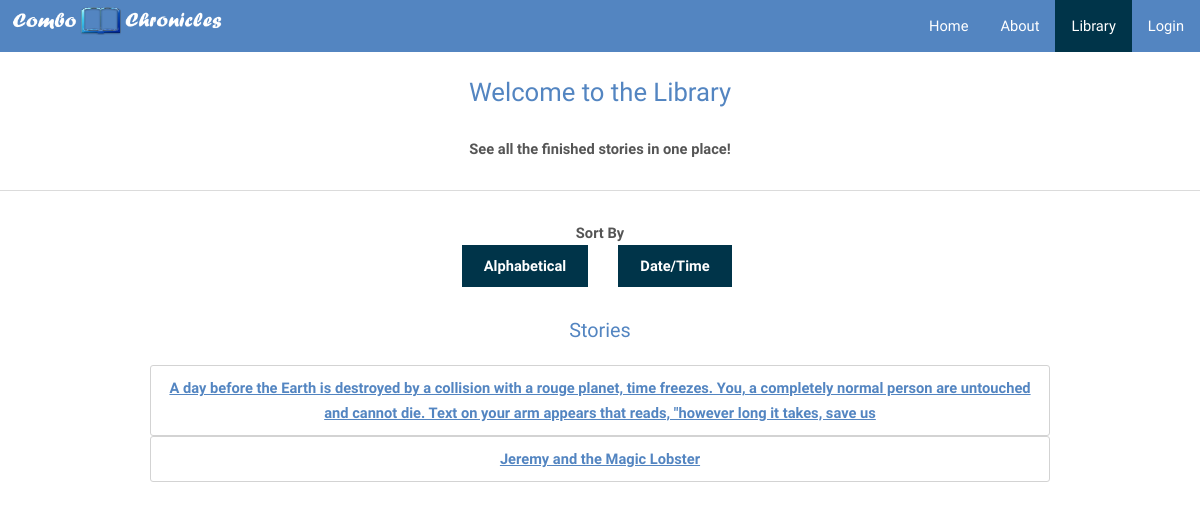
The page /library/ on the database as committed earlier.
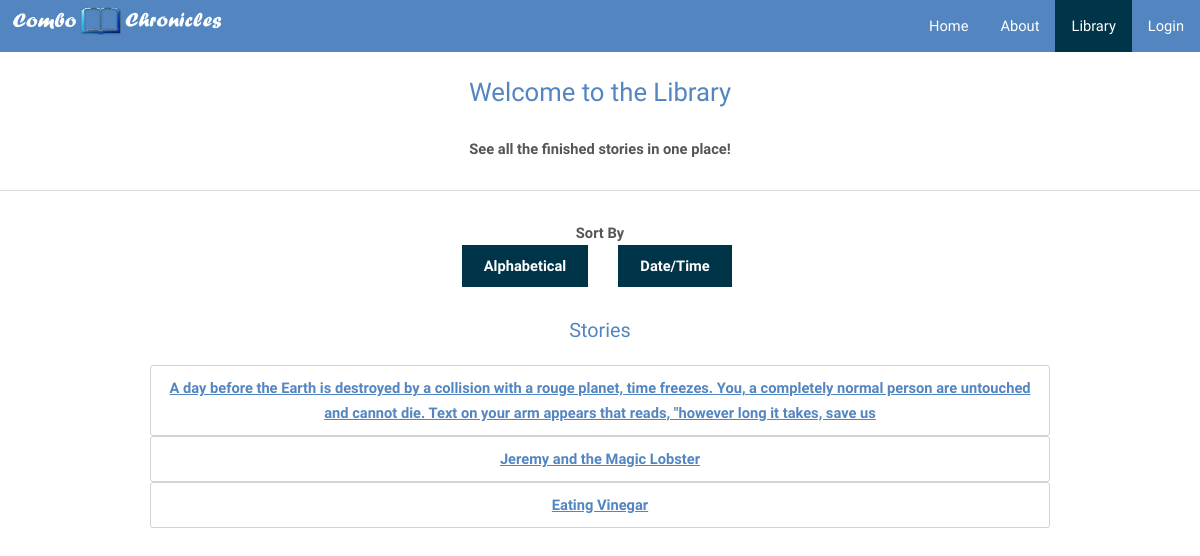
The same page on the database as committed later.
### tables this page shows
CREATE TABLE stories (storyid INTEGER PRIMARY KEY, title TEXT NOT NULL);

### app.py (the view)
@app.route("/library/", methods=['GET','POST'])
def library():
	return render_template('library.html', title = "Library", stories = functions.libraryStoriesDict())

### functions.py (called while the page is built)
def returnFinished(sortOrder):
	db = sql.connect(STORIES)
	c1 = db.cursor()
	c2 = db.cursor()
	stories = c1.execute("SELECT DISTINCT storyid FROM entries ORDER BY ? ASC" , (sortOrder,))
	storyList = []
	for story in stories:
		l = list(c2.execute("SELECT * FROM entries WHERE entries.storyid == ?" , story))
		if len(l) >= 10:
			storyList.append(story[0])
	return storyList

def libraryStoriesDict():
	db = sql.connect(STORIES)
	c = db.cursor()
	tup = tuple(returnFinished('storyid'))
	if len(tup) == 1:
		strtup = str(tup).replace(",","")
	else:
		strtup = str(tup)
	timeStories = "SELECT * FROM stories WHERE storyid in " + strtup + "ORDER BY storyid ASC"
	list = c.execute(timeStories)
       	storyDict = []
	for i in list:
		storyDict.append(i)
	return storyDict

### templates/library.html (shortened to what this page needs)
{% extends "index.html" %}
{% block libact %}class="active"{% endblock %}
{% block content %}
	<center>
	<h2>Welcome to the Library</h2>
		<b>See all the finished stories in one place!</b>
		<hr>
	<b>Sort By</b>
	<section>
    <div id="one">
    <form action = "/library/alpha" method = "POST">
	    <input type="submit" name = "sort" value = "Alphabetical">
	</form>
    </div>
    <div id="two">
    <form action = "/library/time" method = "POST">
	    <input type="submit" name = "sort" value = "Date/Time">
	</form>
    </div>
	</section>
	</center>
	{% if mode != 0 %}
				<br>
                <br>
                <center>
                <h3> Stories </h3>
                {%for story in stories%}
                <div class="libstory_wrapper">
                <a href="/story/{{story[0]}}/{{story[1]}}">{{story[1]}}</a>
                <br>
                </div>
                {%endfor%}
                </center>
	{% endif %}
{% endblock %}

### templates/index.html (shortened to what this page needs)
<!DOCTYPE html>
<html>
	<head>
		<link type="text/css" rel="stylesheet" href="{{ url_for('static', filename='stylesheets/index.css') }}" />
	</head>
	<body>
		<ul>
			{% if 'username' not in session %}
			<li><a {% block loginact %}{% endblock %} href="/login">Login</a></li>
			{% endif %}
			<li><a {% block libact %}{% endblock %} href="/library">Library</a></li>
			{% if 'username' not in session %}
			<li><a {% block abact %}{% endblock %} href="/about">About</a></li>
			{% endif %}
			<li><a {% block homeact %}{% endblock %} href="/">Home</a></li>
			<li style="float:left"><img src="/static/img/bluebook.png" alt="ComboChronicles" height="40" width="225"></li>
		</ul>
		<br>
		<br>
		<br>
		{% block content %}
		{% endblock %}
	</body>
</html>

### static/stylesheets/index.css (style rules this page uses)
body { margin:0; }
ul { list-style-type: none; margin: 0; padding: 0; overflow: hidden; background-color: #5385c1; position: fixed; top: 0; width: 100%; }
li { float: right; }
li a { display: block; color: white; text-align: center; padding: 14px 16px; text-decoration: none; }
.active { background-color: #003449; }
section { width: 25%; margin: auto; padding: 10px; }
div#one { width: 50%; float: left; }
div#two { width: 50%; float: right; }
.libstory_wrapper { width: 75%; border: thin solid lightgray; padding: 10px; border-radius: 3px; text-decoration: none; font-weight: bold; }
html, body, div, span, applet, object, iframe, h1, h2, h3, h4, h5, h6, p, blockquote, pre, a, abbr, acronym, address, big, cite, code, del, dfn, em, img, ins, kbd, q, s, samp, small, strike, strong, sub, sup, tt, var, b, u, i, center, dl, dt, dd, ol, ul, li, fieldset, form, label, legend, table, caption, tbody, tfoot, thead, tr, th, td, article, aside, canvas, details, embed, figure, figcaption, footer, header, hgroup, menu, nav, output, ruby, section, summary, time, mark, audio, video { margin: 0; padding: 0; border: 0; font-size: 100%; font: inherit; vertical-align: baseline; }
article, aside, details, figcaption, figure, footer, header, hgroup, menu, nav, section { display: block; }
body { line-height: 1; }
body { -webkit-text-size-adjust: none; }
*, *:before, *:after { -moz-box-sizing: border-box; -webkit-box-sizing: border-box; box-sizing: border-box; }
body { -ms-overflow-style: scrollbar; }
body { background: #fff; }
body, input, select, textarea { color: #9a9a9a; font-family: "Raleway", Arial, Helvetica, sans-serif; font-size: 13pt; font-weight: 300; line-height: 1.65; }
@media screen and (max-width: 1680px) { body, input, select, textarea { font-size: 11pt; } }
@media screen and (max-width: 1280px) { body, input, select, textarea { font-size: 11pt; } }
a { color: #5385c1; text-decoration: underline; }
strong, b { color: #555; font-weight: 600; }
h1, h2, h3, h4, h5, h6 { color: #5385c1; font-weight: 300; line-height: 1.5; margin: 0 0 1em 0; }
h2 { font-size: 1.75em; font-weight: 100; }
h3 { font-size: 1.35em; }
hr { border: 0; border-bottom: solid 1px #dbdbdb; margin: 2em 0; }
form { margin: 0 0 2em 0; }
input[type="submit"], input[type="reset"], input[type="button"], button, .button { -moz-appearance: none; -webkit-appearance: none; -ms-appearance: none; appearance: none; -moz-transition: background-color 0.2s ease-in-out, color 0.2s ease-in-out; -webkit-transition: background-color 0.2s ease-in-out, color 0.2s ease-in-out; -ms-transition: background-color 0.2s ease-in-out, color 0.2s ease-in-out; transition: background-color 0.2s ease-in-out, color 0.2s ease-in-out; background-color: #003449; border-radius: 0; border: 0; color: #ffffff !important; cursor: pointer; display: inline-block; font-weight: 600; height: 2.85em; line-height: 2.95em; padding: 0 1.5em; text-align: center; text-decoration: none; white-space: nowrap; }

Rows that differ between the two databases and show on the page:
added stories: title "Eating Vinegar"
